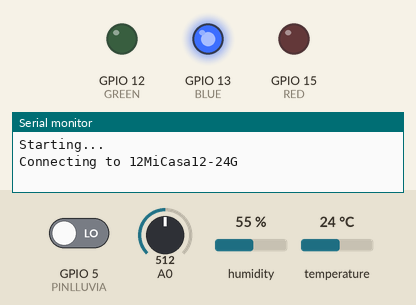
Simulated run of this sketch. Board: ESP8266 (NodeMCU). On the bench: output pins drawn as LEDs (lit = HIGH), the last lines printed to the serial monitor. The inputs (shaded band) are chosen by the test bench; at power-on: GPIO 5 (PINLLUVIA) LOW, A0 = 512, humidity 55 %, temperature 24 °C. WiFi joins after 1.5 s; servers stay silent unless stated; no MQTT or app messages arrive unless stated.

Above: at 0.1 s.
At 1.6 s:
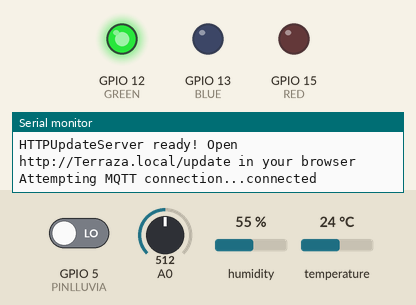
Timing chart, 0 to 3.1 s (numbered marks = the images above):
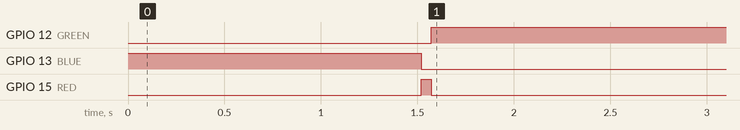

The sketch:

TerrazaV8_ota.ino
```cpp
#include <ESP8266WiFi.h>
#include <PubSubClient.h>
#include <DHT.h>
#include <ESP8266mDNS.h>
#include <ESP8266WebServer.h>
#include <ESP8266HTTPUpdateServer.h>


#define wifi_ssid "12MiCasa12-24G"
#define wifi_password "Almunia-12MZN"
#define mqtt_server "192.168.1.55"
#define humidity_topic "ExtHumedad"
#define clima_topic "ExtClima"
#define lum_topic "ExtLux"
#define temperature_topic "ExtTemperatura"
#define DHTTYPE DHT22

//asignacion pines
const int DHTPIN=14;
const int RED = 15;
const int GREEN = 12;
const int BLUE = 13;
const int PINLLUVIA= 5;
// Update these with values suitable for your network.
IPAddress ip(192,168,1,128);  //Node static IP
IPAddress gateway(192,168,1,1);
IPAddress subnet(255,255,255,0);

//instancias
WiFiClient espClient;
PubSubClient client(espClient);
DHT dht(DHTPIN, DHTTYPE);
ESP8266WebServer httpServer(80);
ESP8266HTTPUpdateServer httpUpdater;

void setup() {
  pinMode(RED, OUTPUT);
  pinMode(GREEN, OUTPUT);
  pinMode(BLUE, OUTPUT);
  pinMode(PINLLUVIA, INPUT);
  digitalWrite(BLUE,HIGH);
  Serial.begin(115200);
  Serial.println("Starting...");
  setup_wifi();
  client.setServer(mqtt_server, 1883);
 // Start sensor
  dht.begin();
   if (!MDNS.begin("Terraza")) {
    Serial.println("Error setting up MDNS responder!");
  }
  Serial.println("mDNS responder started");
  MDNS.addService("http", "tcp", 80); // Announce esp tcp service on port 8080
  MDNS.addService("mqtt", "tcp", 1883); // Announce esp tcp service on port 8080
  httpUpdater.setup(&httpServer);
  httpServer.begin();
  Serial.printf("HTTPUpdateServer ready! Open http://%s.local/update in your browser\n", "Terraza");
  digitalWrite(BLUE,LOW);
}

void setup_wifi() {
   delay(10);
  // We start by connecting to a WiFi network
  Serial.println();
  Serial.print("Connecting to ");
  Serial.println(wifi_ssid);
  WiFi.mode(WIFI_STA);
  WiFi.config(ip, gateway, subnet,gateway);
  WiFi.begin(wifi_ssid, wifi_password);
   while (WiFi.status() != WL_CONNECTED) {
     delay(500);
     Serial.print(".");
   }
  Serial.println("");
  Serial.println("WiFi connected");
  Serial.println("IP address: ");
  Serial.println(WiFi.localIP());
}

void reconnect() {
  // Loop until we're reconnected
  while (!client.connected()) {
    digitalWrite(GREEN,LOW);
    digitalWrite(RED,HIGH);
    Serial.print("Attempting MQTT connection...");
    // Attempt to connect
    if (client.connect("Terraza")) {
      digitalWrite(GREEN,HIGH);
      digitalWrite(RED,LOW);
      Serial.println("connected");
    } else {
      Serial.print("failed, rc=");
      Serial.print(client.state());
      Serial.println(" try again in 5 seconds");
      // Wait 5 seconds before retrying
      delay(5000);
    }
  }
}


long lastMsg = 0;
float temp = 0.0;
float hum = 0.0;


void loop() {
  if (!client.connected()) {
    reconnect();
  }
  client.loop();
  httpServer.handleClient();
  long now = millis();
  if (now - lastMsg > 2000) {
    lastMsg = now;
    float t = dht.readTemperature();
    float h = dht.readHumidity();
    // Check if any reads failed and exit early (to try again).
    if (isnan(t) || isnan(h) ) {
     Serial.println("Failed to read from DHT sensor!");
     return;
    }else{   //si la medida es correcta se almacena
     temp=t;
     hum=h;
    }
    Serial.println(String(temp).c_str());
    client.publish(temperature_topic, String(temp).c_str(), true);
    Serial.println(String(hum).c_str());
    client.publish(humidity_topic, String(hum).c_str(), true);
    //leer estado clima
    boolean lluvia = digitalRead(PINLLUVIA);
    String Clima="";
    if (lluvia){
     Clima="Mojado";
    } else {
     Clima="Seco";
    }
    client.publish(clima_topic, String(Clima).c_str(), true);
    int ldrValue= analogRead(A0);
    client.publish(lum_topic, String(ldrValue).c_str(), true);
  }
}
```

Measured:
- by itself, GPIO 12 (GREEN): LOW → HIGH at 1.6 s
- by itself, GPIO 15 (RED): LOW → HIGH at 1.5 s, → LOW 0.05 s later
